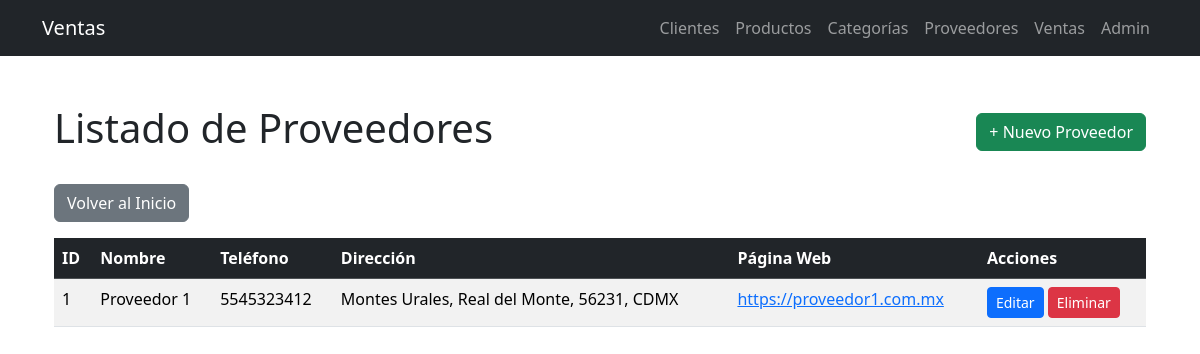
Screenshot of /proveedores/ with the database file from the repository.
### ventas/infrastructure/django_models/__init__.py (models this page shows, shortened)
class ProveedorModel(models.Model):
    nombre = models.CharField(max_length=100)
    telefono = models.CharField(max_length=20)
    calle = models.CharField(max_length=255, blank=True, null=True)
    colonia = models.CharField(max_length=100, blank=True, null=True)
    codigo_postal = models.CharField(max_length=10, blank=True, null=True)
    ciudad = models.CharField(max_length=100, blank=True, null=True)
    pagina_web = models.URLField(blank=True, null=True)

### ventas/views.py (the view)
# urls.py: path('proveedores/', views.lista_proveedores, name='lista_proveedores'),
def lista_proveedores(request):
    proveedores = proveedor_service.get_all_proveedores()
    return render(request, 'ventas/proveedores/lista.html', {'proveedores': proveedores})

### ventas/application/services/__init__.py (called while the page is built)
    def get_all_proveedores(self):
        return self.repository.get_all()

### ventas/infrastructure/repositories/proveedor_repository.py (called while the page is built)
    def get_all(self) -> List[Proveedor]:
        proveedores_models = ProveedorModel.objects.all()
        return [self._model_to_entity(proveedor_model) for proveedor_model in proveedores_models]

    def _model_to_entity(self, proveedor_model: ProveedorModel) -> Proveedor:
        return Proveedor(
            id=proveedor_model.id,
            nombre=proveedor_model.nombre,
            telefono=proveedor_model.telefono,
            calle=proveedor_model.calle,
            colonia=proveedor_model.colonia,
            codigo_postal=proveedor_model.codigo_postal,
            ciudad=proveedor_model.ciudad,
            pagina_web=proveedor_model.pagina_web
        )

### ventas/templates/ventas/proveedores/lista.html (shortened to what this page needs)
{% extends "ventas/base.html" %}
{% block content %}
<div class="container mt-5">
    <div class="d-flex justify-content-between align-items-center mb-4">
        <h1>Listado de Proveedores</h1>
        <a href="{% url 'crear_proveedor' %}" class="btn btn-success">+ Nuevo Proveedor</a>
    </div>
    <a href="{% url 'inicio' %}" class="btn btn-secondary mb-3">Volver al Inicio</a>
    {% if proveedores %}
        <table class="table table-striped table-hover">
            <thead class="table-dark">
                <tr>
                    <th>ID</th>
                    <th>Nombre</th>
                    <th>Teléfono</th>
                    <th>Dirección</th>
                    <th>Página Web</th>
                    <th>Acciones</th>
                </tr>
            </thead>
            <tbody>
                {% for proveedor in proveedores %}
                <tr>
                    <td>{{ proveedor.id }}</td>
                    <td>{{ proveedor.nombre }}</td>
                    <td>{{ proveedor.telefono }}</td>
                    <td>
                        {% if proveedor.calle %}
                            {{ proveedor.calle }}, {{ proveedor.colonia }}, {{ proveedor.codigo_postal }}, {{ proveedor.ciudad }}
                        {% else %}
                            <span class="text-muted">Sin dirección</span>
                        {% endif %}
                    </td>
                    <td>
                        {% if proveedor.pagina_web %}
                            <a href="{{ proveedor.pagina_web }}" target="_blank">{{ proveedor.pagina_web|truncatewords:3 }}</a>
                        {% else %}
                            <span class="badge bg-secondary">N/A</span>
                        {% endif %}
                    </td>
                    <td>
                        <a href="{% url 'editar_proveedor' proveedor.id %}" class="btn btn-sm btn-primary">Editar</a>
                        <a href="{% url 'eliminar_proveedor' proveedor.id %}" class="btn btn-sm btn-danger">Eliminar</a>
                    </td>
                </tr>
                {% endfor %}
            </tbody>
        </table>
    {% else %}
        <div class="alert alert-info" role="alert">
            No hay proveedores registrados. <a href="{% url 'crear_proveedor' %}">Agregar uno nuevo</a>
        </div>
    {% endif %}
</div>
{% endblock %}

### rows the page displays
ProveedorModel: nombre "Proveedor 1", telefono "5545323412", calle "Montes Urales", colonia "Real del Monte", codigo_postal "56231", ciudad "CDMX", pagina_web "https://proveedor1.com.mx"

### other values shown
{{ proveedor.id }} "1"
